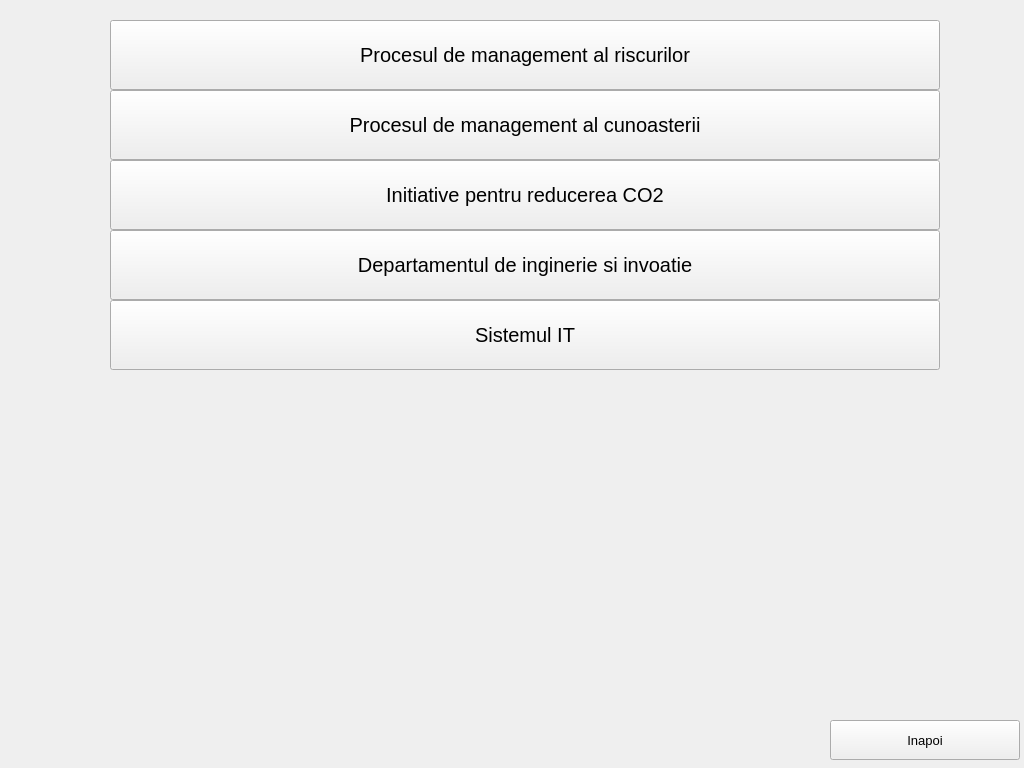
<?xml version="1.0" encoding="UTF-8"?>
<ui version="4.0">
 <class>Management</class>
 <widget class="QMainWindow" name="Management">
  <property name="geometry">
   <rect>
    <x>0</x>
    <y>0</y>
    <width>1024</width>
    <height>768</height>
   </rect>
  </property>
  <property name="windowTitle">
   <string>MainWindow</string>
  </property>
  <widget class="QWidget" name="centralwidget">
   <widget class="QPushButton" name="inapoi">
    <property name="geometry">
     <rect>
      <x>830</x>
      <y>720</y>
      <width>190</width>
      <height>40</height>
     </rect>
    </property>
    <property name="font">
     <font>
      <pointsize>10</pointsize>
     </font>
    </property>
    <property name="text">
     <string>Inapoi</string>
    </property>
   </widget>
   <widget class="QPushButton" name="riscuri">
    <property name="geometry">
     <rect>
      <x>110</x>
      <y>20</y>
      <width>830</width>
      <height>70</height>
     </rect>
    </property>
    <property name="font">
     <font>
      <pointsize>15</pointsize>
     </font>
    </property>
    <property name="text">
     <string>Procesul de management al riscurilor</string>
    </property>
   </widget>
   <widget class="QPushButton" name="cunoastere">
    <property name="geometry">
     <rect>
      <x>110</x>
      <y>90</y>
      <width>830</width>
      <height>70</height>
     </rect>
    </property>
    <property name="font">
     <font>
      <pointsize>15</pointsize>
     </font>
    </property>
    <property name="text">
     <string>Procesul de management al cunoasterii</string>
    </property>
   </widget>
   <widget class="QPushButton" name="co2">
    <property name="geometry">
     <rect>
      <x>110</x>
      <y>160</y>
      <width>830</width>
      <height>70</height>
     </rect>
    </property>
    <property name="font">
     <font>
      <pointsize>15</pointsize>
     </font>
    </property>
    <property name="text">
     <string>Initiative pentru reducerea CO2</string>
    </property>
   </widget>
   <widget class="QPushButton" name="inginerie">
    <property name="geometry">
     <rect>
      <x>110</x>
      <y>230</y>
      <width>830</width>
      <height>70</height>
     </rect>
    </property>
    <property name="font">
     <font>
      <pointsize>15</pointsize>
     </font>
    </property>
    <property name="text">
     <string>Departamentul de inginerie si invoatie</string>
    </property>
   </widget>
   <widget class="QPushButton" name="it">
    <property name="geometry">
     <rect>
      <x>110</x>
      <y>300</y>
      <width>830</width>
      <height>70</height>
     </rect>
    </property>
    <property name="font">
     <font>
      <pointsize>15</pointsize>
     </font>
    </property>
    <property name="text">
     <string>Sistemul IT</string>
    </property>
   </widget>
  </widget>
 </widget>
 <resources/>
 <connections/>
</ui>
